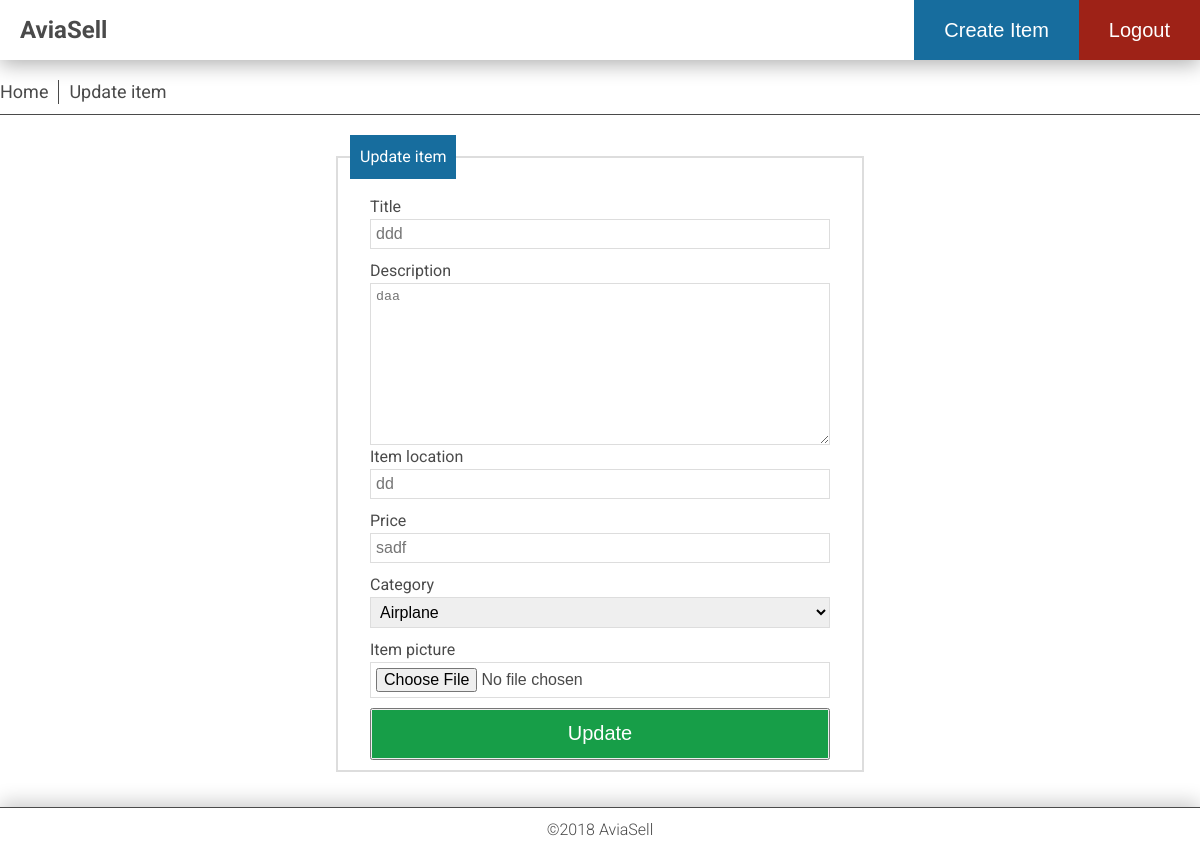
/item/update/24 (signed in), run on the app's committed database.
### app/database_setup.py (models this page shows, shortened)
class CategoryItem(Base):
    __tablename__ = 'category_item'
    id = Column(Integer, primary_key=True)
    title = Column(String(80), nullable=False)
    description = Column(Text(), nullable=False)
    location = Column(String(250), nullable=False)
    picture = Column(String(250), nullable=False)
    price = Column(String(32), nullable=False)
    created_date = Column(DateTime, default=datetime.datetime.utcnow)
    category_id = Column(Integer, ForeignKey('category.id'))
    category = relationship(Category)
    user_id = Column(Integer, ForeignKey('user.id'))
    user = relationship(User)

class Category(Base):
    __tablename__ = 'category'
    id = Column(Integer, primary_key=True)
    name = Column(String(250), nullable=False)
    picture = Column(String(250))
    description = Column(String(250))
    slug = Column(String(30), unique=True)

### app/views/item.py (the view)
@webapp.route('/item/update/<int:item_id>', methods=['GET', 'POST'])
def updateItem(item_id):
    logged = AuthController.validateLogin()
    if not logged:
        return redirect(url_for('login'))
    isThisYourItem = AuthController.validateItem(item_id)
    if isThisYourItem['code'] != 200:
            message = isThisYourItem['message']
            code = isThisYourItem['code']
            return render_template('error.html', message=message), code
    if request.method == 'POST':
        data = ItemController.updateItem(item_id, request.form, request.files)
        if data['code'] == 200:
            return redirect(url_for('readItem',
                                    category_slug=data['slug'],
                                    item_name=data['item'].title,
                                    item_id=data['item'].id))
        else:
            message = data['message']
            code = data['code']
            return render_template('error.html', message=message), code
    else:
        data = ItemController.getItemByID(item_id)
        categories = CategoryController.getAllCategories()
        return render_template('update.html', item=data, categories=categories)

### app/controllers/authcontroller.py (called while the page is built)
    def validateLogin():
        if login_session.get('username'):
            return True
        else:
            return False

    def validateItem(item_id):
        response = {}
        item = ItemModel.getItem(item_id)
        print(item)
        if not item:
            response['message'] = 'Item is not found.'
            response['code'] = 404
            return response
        if login_session['user_id'] == item.user_id:
            response['code'] = 200
            return response
        else:
            response['message'] = 'You are not authorized to update this item.'
            response['code'] = 403
            return response

### app/controllers/categorycontroller.py (called while the page is built)
    def getAllCategories():
        result = CategoryModel.getAll()
        return result

### app/controllers/itemcontroller.py (called while the page is built)
    def getItemByID(item_id):
        try:
            item = ItemModel.getItem(item_id)
            return item
        except:
            return False

### app/models/categorymodel.py (called while the page is built)
    def getAll():
        result = session.query(Category).all()
        return result

### app/models/itemmodel.py (called while the page is built)
    def getItem(item_id):
        try:
            result = session.query(CategoryItem)\
                            .filter_by(id=item_id)\
                            .one()
            return result
        except:
            return False

### app/templates/update.html (shortened to what this page needs)
{% extends "base.html" %}
{% block content %}
<div class="container">
    <nav>
        <ul>
            <li>
                <a href="/">
                    Home
                </a>
            </li>
            <li>
                Update item
            </li>
        </ul>
    </nav>
    <div class="container">
        <fieldset>
            <legend>
                Update item
            </legend>
            <form class="itemForm" enctype="multipart/form-data" method="post">
                <label for="title">
                    Title
                </label>
                <input name="title" type="text" placeholder="{{item.title}}"/>
                <label for="description">
                    Description
                </label>
                <textarea name="description" cols="60" rows="10" placeholder="{{item.description}}"></textarea>
                <label for="location">
                    Item location
                </label>
                <input name="location" type="text" placeholder="{{item.location}}" />
                <label for="price">
                    Price
                </label>
                <input name="price" type="text" placeholder="{{item.price}}" />
                <label for="category">
                    Category
                </label>
                <select name="category_id" >
                    {% for category in categories %}
                        <option
                            {% if category.id == item.category_id %}
                                value=""
                                selected
                            {% else %}
                                value="{{category.id}}"
                            {% endif %}
                            >
                                {{category.name}}
                        </option>
                    {% endfor %}
                </select>
                <label for="itemPicture">
                    Item picture
                </label>
                <input type="file" id="itemPicture" name="itemPicture" accept="image/png, image/jpeg" />
                <button class="buttons">
                    <div class="button edit">
                        Update
                    </div>
                </button>
            </form>
        </fieldset>
    </div>
</div>
{% endblock %}

### app/static/css/main.css (style rules this page uses)
body,html { margin:0;padding:0;width:100%;height:100% }
body { font-family:Roboto,sans-serif;font-size:16px;line-height:24px;display:-ms-grid;display:grid;-ms-grid-rows:60px auto 60px;grid-template-rows:60px auto 60px;color:#4a4a4a }
li,ul { list-style:none;padding:0;margin:0 }
a { text-decoration:none;color:#4a4a4a }
.container,main { max-width:100% }
.container { margin:20px }
nav { margin:20px 0 0;padding:0 0 10px;color:#4a4a4a;font-size:18px;border-bottom:1px solid #4a4a4a }
nav ul { display:-ms-flexbox;display:flex;-ms-flex-direction:row;flex-direction:row;-ms-flex-wrap:wrap;flex-wrap:wrap }
nav li:first-child { padding:0 10px 0 0 }
nav li { padding:0 10px;border-right:1px solid #4a4a4a }
nav li:last-child { border-right:0 solid #4a4a4a }
.buttons { display:-ms-grid;display:grid;grid-auto-rows:max-content;grid-gap:10px }
.buttons .button { display:-ms-grid;display:grid;-ms-flex-align:center;align-items:center;color:#fff;height:48px;border:none;font-size:20px;font-weight:300;text-align:center }
.buttons .edit { background-color:#179e48 }
fieldset { border:2px solid #ddd }
legend { background-color:#176d9e;color:#fff;padding:10px;font-size:16px }
.itemForm { display:-ms-grid;display:grid;-ms-grid-columns:1fr;grid-template-columns:1fr;padding:10px 0 0 }
.itemForm input,.itemForm select { border:1px solid #ddd;padding:5px;font-size:16px;box-sizing:inherit;margin:0 0 10px }
.itemForm input,.itemForm textarea { width:calc(100% - 12px) }
.itemForm textarea { padding:5px;border:1px solid #ddd }
.itemForm .buttons { padding:0 }
@media screen and (min-width:500px) { fieldset { width:500px;margin:20px auto } }
@media screen and (min-width:500px) { .itemForm { width:460px;margin:auto } }
@media screen and (min-width:1200px) { .container { width:1200px;margin:0 auto } }

### data on the page
CategoryItem: title "ddd", description "daa", location "dd", price "sadf", category_id "Airplane"
